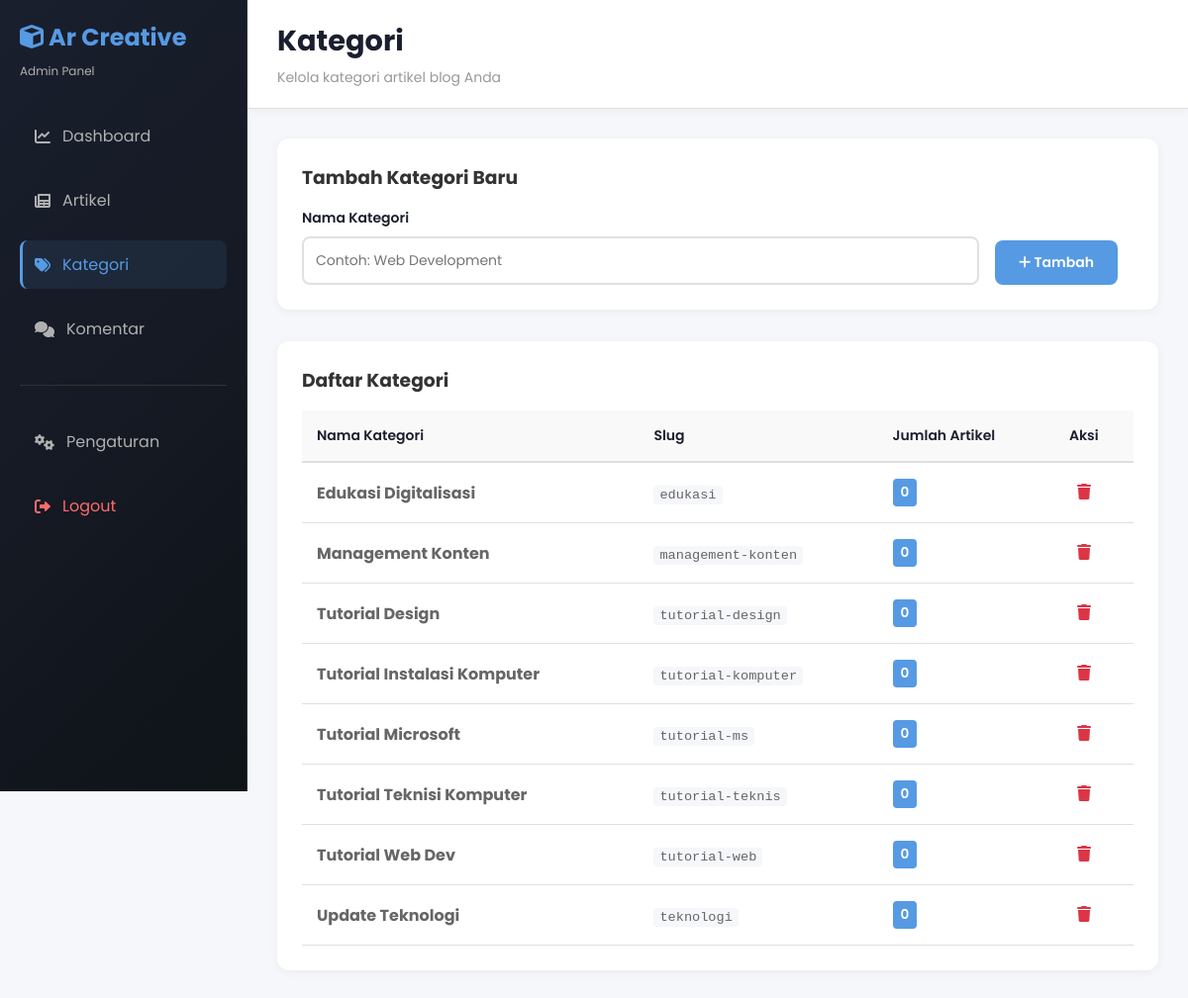
The app's page /categories.php (signed in) with its own data.
### tables this page shows
CREATE TABLE IF NOT EXISTS categories (
    id INT PRIMARY KEY AUTO_INCREMENT,
    name VARCHAR(100) NOT NULL UNIQUE,
    slug VARCHAR(100) NOT NULL UNIQUE,
    description TEXT,
    icon VARCHAR(50),
    color VARCHAR(7),
    created_at TIMESTAMP DEFAULT CURRENT_TIMESTAMP,
    updated_at TIMESTAMP DEFAULT CURRENT_TIMESTAMP ON UPDATE CURRENT_TIMESTAMP
);

### categories.php (the view, shortened to what this page needs)
<?php
require_once 'config.php';
$categories = $conn->query("SELECT c.id, c.name, c.slug, COUNT(a.id) as article_count
    FROM categories c
    LEFT JOIN articles a ON a.category_id = c.id
    GROUP BY c.id, c.name, c.slug
    ORDER BY c.name");
?>
<!DOCTYPE html>
<html lang="id">
<head>
    <link rel="stylesheet" href="https://cdnjs.cloudflare.com/ajax/libs/font-awesome/6.0.0/css/all.min.css" />
    <link rel="stylesheet" href="css/admin.css" />
</head>
<body>
    <aside class="sidebar">
        <div class="sidebar-header">
            <h2><i class="fas fa-cube"></i> Ar Creative</h2>
            <p>Admin Panel</p>
        </div>
        <nav class="sidebar-menu">
            <a href="dashboard.php" class="menu-item">
                <i class="fas fa-chart-line"></i> Dashboard
            </a>
            <a href="articles.php" class="menu-item">
                <i class="fas fa-newspaper"></i> Artikel
            </a>
            <a href="categories.php" class="menu-item active">
                <i class="fas fa-tags"></i> Kategori
            </a>
            <a href="comments.php" class="menu-item">
                <i class="fas fa-comments"></i> Komentar
            </a>
            <hr />
            <a href="settings.php" class="menu-item">
                <i class="fas fa-cogs"></i> Pengaturan
            </a>
            <a href="logout.php" class="menu-item logout">
                <i class="fas fa-sign-out-alt"></i> Logout
            </a>
        </nav>
    </aside>
    <main class="main-content">
        <header class="admin-header">
            <div class="header-left">
                <h1>Kategori</h1>
                <p>Kelola kategori artikel blog Anda</p>
            </div>
        </header>
        <div class="container">
            <div class="recent-section" style="margin-bottom: 2rem;">
                <h3 style="margin-bottom: 1rem;">Tambah Kategori Baru</h3>
                <form method="POST" style="display: grid; grid-template-columns: 1fr auto auto; gap: 1rem; align-items: end;">
                    <div class="form-group" style="margin-bottom: 0;">
                        <label for="category_name">Nama Kategori</label>
                        <input type="text" id="category_name" name="category_name" placeholder="Contoh: Web Development" required />
                    </div>
                    <button type="submit" class="btn btn-primary">
                        <i class="fas fa-plus"></i> Tambah
                    </button>
                </form>
            </div>
            <div class="recent-section">
                <h3 style="margin-bottom: 1rem;">Daftar Kategori</h3>
                <div class="table-responsive">
                    <table class="admin-table">
                        <thead>
                            <tr>
                                <th>Nama Kategori</th>
                                <th>Slug</th>
                                <th>Jumlah Artikel</th>
                                <th>Aksi</th>
                            </tr>
                        </thead>
                        <tbody>
                            <?php
                            while ($cat = $categories->fetch_assoc()):
                            ?>
                                <tr>
                                    <td><strong><?php echo htmlspecialchars($cat['name']); ?></strong></td>
                                    <td><code style="background: #f5f7fa; padding: 2px 6px; border-radius: 4px; font-size: 0.85rem;"><?php echo $cat['slug']; ?></code></td>
                                    <td><span class="badge" style="background: #569ae3; color: white; padding: 4px 8px; border-radius: 4px; font-size: 0.85rem;"><?php echo $cat['article_count']; ?></span></td>
                                    <td>
                                        <form method="POST" style="display: inline;">
                                            <?php if ($cat['article_count'] == 0): ?>
                                                <button type="submit" class="btn-icon btn-danger" onclick="return confirm('Yakin ingin menghapus kategori ini?');" title="Hapus">
                                                    <i class="fas fa-trash"></i>
                                                </button>
                                            <?php else: ?>
                                                <button type="button" class="btn-icon btn-disabled" title="Tidak bisa dihapus (ada artikel)" disabled>
                                                    <i class="fas fa-lock"></i>
                                                </button>
                                            <?php endif; ?>
                                        </form>
                                    </td>
                                </tr>
                            <?php endwhile; ?>
                        </tbody>
                    </table>
                </div>
            </div>
        </div>
    </main>
</body>
</html>

### css/admin.css (style rules this page uses)
* { margin: 0; padding: 0; box-sizing: border-box; }
body { font-family: "Poppins", sans-serif; background-color: #f5f7fa; color: #333; }
.sidebar { position: fixed; left: 0; top: 0; width: 250px; height: 100vh; background: linear-gradient(135deg, #1a1f2e 0%, #0f1419 100%); color: #e0e0e0; padding: 20px; overflow-y: auto; z-index: 1000; border-right: 1px solid #333; }
.sidebar-header { margin-bottom: 2rem; }
.sidebar-header h2 { font-size: 1.5rem; margin-bottom: 0.5rem; color: #569ae3; }
.sidebar-header p { color: #b0b0b0; font-size: 12px; }
.sidebar-menu { display: flex; flex-direction: column; gap: 1rem; }
.sidebar-menu a { display: flex; align-items: center; gap: 12px; padding: 12px 15px; color: #b0b0b0; text-decoration: none; border-radius: 8px; transition: all 0.3s ease; }
.sidebar-menu a:hover, .sidebar-menu a.active { background-color: rgba(86, 154, 227, 0.1); color: #569ae3; border-left: 3px solid #569ae3; padding-left: 12px; }
.sidebar-menu hr { border: none; height: 1px; background-color: #333; margin: 1rem 0; }
.sidebar-menu a.logout { color: #ff6b6b; margin-top: auto; }
.main-content { margin-left: 250px; min-height: 100vh; background-color: #f5f7fa; }
.admin-header { background: white; padding: 20px 30px; border-bottom: 1px solid #e0e0e0; display: flex; justify-content: space-between; align-items: center; box-shadow: 0 2px 10px rgba(0, 0, 0, 0.05); }
.header-left h1 { font-size: 1.8rem; margin-bottom: 5px; color: #1a1f2e; }
.header-left p { color: #999; font-size: 14px; }
.container { padding: 30px; max-width: 1400px; margin: 0 auto; }
table { width: 100%; border-collapse: collapse; }
thead { background-color: #f9f9f9; border-bottom: 2px solid #e0e0e0; }
th { padding: 15px; text-align: left; font-weight: 600; color: #1a1f2e; font-size: 14px; }
td { padding: 15px; border-bottom: 1px solid #e0e0e0; color: #666; }
.badge { display: inline-block; background-color: rgba(86, 154, 227, 0.1); color: #569ae3; padding: 4px 10px; border-radius: 20px; font-size: 12px; font-weight: 600; }
.btn { display: inline-block; padding: 12px 24px; border-radius: 8px; text-decoration: none; font-weight: 600; cursor: pointer; transition: all 0.3s ease; border: none; font-family: "Poppins", sans-serif; font-size: 14px; }
.btn-primary { background-color: #569ae3; color: white; }
.recent-section { background: white; border-radius: 12px; padding: 25px; box-shadow: 0 2px 10px rgba(0, 0, 0, 0.05); margin-bottom: 2rem; }
.form-group { margin-bottom: 1.5rem; }
.form-group label { display: block; margin-bottom: 8px; font-weight: 600; color: #1a1f2e; font-size: 14px; }
.form-group input, .form-group textarea, .form-group select { width: 100%; padding: 12px; border: 2px solid #e0e0e0; border-radius: 8px; font-family: "Poppins", sans-serif; font-size: 14px; transition: all 0.3s ease; }

### categories.php (style rules this page uses)
.btn-icon { background: none; border: none; padding: 6px 8px; cursor: pointer; color: #6c757d; font-size: 1rem; border-radius: 4px; transition: all 0.3s; }
.btn-danger { color: #dc3545; }

### records on screen
categories: name "Edukasi Digitalisasi", slug "edukasi", article_count "0"
categories: name "Management Konten", slug "management-konten", article_count "0"
categories: name "Tutorial Design", slug "tutorial-design", article_count "0"
categories: name "Tutorial Instalasi Komputer", slug "tutorial-komputer", article_count "0"
categories: name "Tutorial Microsoft", slug "tutorial-ms", article_count "0"
categories: name "Tutorial Teknisi Komputer", slug "tutorial-teknis", article_count "0"
categories: name "Tutorial Web Dev", slug "tutorial-web", article_count "0"
categories: name "Update Teknologi", slug "teknologi", article_count "0"
